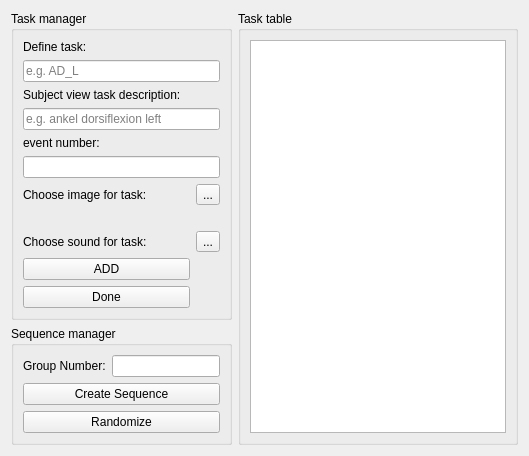
              <widget class="QWidget" name="tab_trial">
               <attribute name="title">
                <string>Trial</string>
               </attribute>
               <layout class="QGridLayout" name="gridLayout_33">
                <item row="0" column="0">
                 <widget class="QGroupBox" name="groupBox_task_manager">
                  <property name="title">
                   <string>Task manager</string>
                  </property>
                  <layout class="QGridLayout" name="gridLayout_30">
                   <item row="4" column="0">
                    <widget class="QLabel" name="label_event_number">
                     <property name="text">
                      <string>event number:</string>
                     </property>
                    </widget>
                   </item>
                   <item row="6" column="0">
                    <widget class="QLabel" name="label_choose_image_for_task">
                     <property name="sizePolicy">
                      <sizepolicy hsizetype="Minimum" vsizetype="Minimum">
                       <horstretch>0</horstretch>
                       <verstretch>0</verstretch>
                      </sizepolicy>
                     </property>
                     <property name="text">
                      <string>Choose image for task:</string>
                     </property>
                    </widget>
                   </item>
                   <item row="6" column="1">
                    <widget class="QToolButton" name="toolButton_choose_image_task">
                     <property name="text">
                      <string>...</string>
                     </property>
                    </widget>
                   </item>
                   <item row="7" column="0">
                    <widget class="QLabel" name="label_task_instruction_image">
                     <property name="text">
                      <string/>
                     </property>
                     <property name="pixmap">
                      <pixmap>:/blank/blank.jpg</pixmap>
                     </property>
                     <property name="scaledContents">
                      <bool>true</bool>
                     </property>
                    </widget>
                   </item>
                   <item row="8" column="0">
                    <widget class="QLabel" name="label_choose_sound_for_task">
                     <property name="text">
                      <string>Choose sound for task:</string>
                     </property>
                    </widget>
                   </item>
                   <item row="8" column="1">
                    <widget class="QToolButton" name="toolButton_choose_sound_task">
                     <property name="text">
                      <string>...</string>
                     </property>
                    </widget>
                   </item>
                   <item row="3" column="0" colspan="2">
                    <widget class="QLineEdit" name="lineEdit_subject_view_description">
                     <property name="placeholderText">
                      <string>e.g. ankel dorsiflexion left</string>
                     </property>
                    </widget>
                   </item>
                   <item row="10" column="0">
                    <widget class="QPushButton" name="pushButton_define_task_done">
                     <property name="toolTip">
                      <string>click this to finish task class adding</string>
                     </property>
                     <property name="text">
                      <string>Done</string>
                     </property>
                    </widget>
                   </item>
                   <item row="2" column="0" colspan="2">
                    <widget class="QLabel" name="label_subject_view_task_description">
                     <property name="sizePolicy">
                      <sizepolicy hsizetype="Preferred" vsizetype="Fixed">
                       <horstretch>0</horstretch>
                       <verstretch>0</verstretch>
                      </sizepolicy>
                     </property>
                     <property name="text">
                      <string>Subject view task description:</string>
                     </property>
                    </widget>
                   </item>
                   <item row="1" column="0" colspan="2">
                    <widget class="QLineEdit" name="lineEdit_define_task">
                     <property name="placeholderText">
                      <string>e.g. AD_L</string>
                     </property>
                    </widget>
                   </item>
                   <item row="0" column="0">
                    <widget class="QLabel" name="label_define_task">
                     <property name="sizePolicy">
                      <sizepolicy hsizetype="Preferred" vsizetype="Fixed">
                       <horstretch>0</horstretch>
                       <verstretch>0</verstretch>
                      </sizepolicy>
                     </property>
                     <property name="text">
                      <string>Define task:</string>
                     </property>
                    </widget>
                   </item>
                   <item row="9" column="0">
                    <widget class="QPushButton" name="pushButton_define_task_add">
                     <property name="toolTip">
                      <string>add a task class, be sure to click done when all task classes are added</string>
                     </property>
                     <property name="text">
                      <string>ADD</string>
                     </property>
                    </widget>
                   </item>
                   <item row="5" column="0" colspan="2">
                    <widget class="QLineEdit" name="lineEdit_task_event_number"/>
                   </item>
                  </layout>
                 </widget>
                </item>
                <item row="0" column="1" rowspan="2">
                 <widget class="QGroupBox" name="groupBox_task_table">
                  <property name="title">
                   <string>Task table</string>
                  </property>
                  <layout class="QGridLayout" name="gridLayout_26">
                   <item row="0" column="0">
                    <widget class="QTableWidget" name="tableWidget_tasks">
                     <property name="wordWrap">
                      <bool>false</bool>
                     </property>
                     <attribute name="horizontalHeaderCascadingSectionResizes">
                      <bool>true</bool>
                     </attribute>
                    </widget>
                   </item>
                  </layout>
                 </widget>
                </item>
                <item row="1" column="0">
                 <widget class="QGroupBox" name="groupBox_sequence_manager">
                  <property name="title">
                   <string>Sequence manager</string>
                  </property>
                  <layout class="QGridLayout" name="gridLayout_29">
                   <item row="0" column="0">
                    <widget class="QLabel" name="label_group_number">
                     <property name="toolTip">
                      <string>the number of tasks for each class</string>
                     </property>
                     <property name="text">
                      <string>Group Number:</string>
                     </property>
                    </widget>
                   </item>
                   <item row="0" column="1">
                    <widget class="QLineEdit" name="lineEdit_group_number"/>
                   </item>
                   <item row="1" column="0" colspan="2">
                    <widget class="QPushButton" name="pushButton_create_sequence">
                     <property name="toolTip">
                      <string>add all tasks to task table</string>
                     </property>
                     <property name="text">
                      <string>Create Sequence</string>
                     </property>
                    </widget>
                   </item>
                   <item row="2" column="0" colspan="2">
                    <widget class="QPushButton" name="pushButton_randomize">
                     <property name="toolTip">
                      <string>randomize tasks</string>
                     </property>
                     <property name="text">
                      <string>Randomize</string>
                     </property>
                    </widget>
                   </item>
                  </layout>
                 </widget>
                </item>
               </layout>
              </widget>
